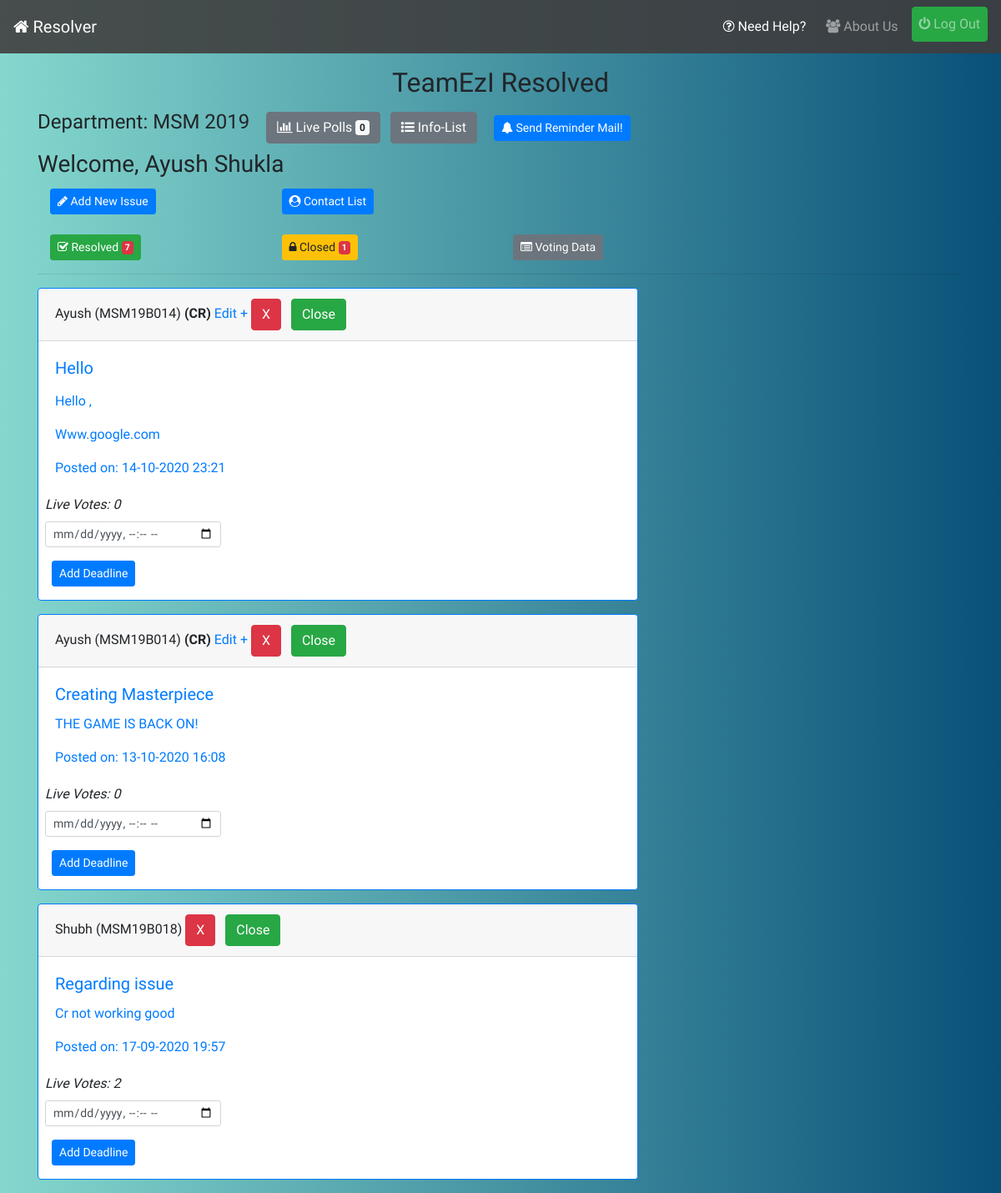
/ (signed in), run on the app's committed database.
### profiles/models.py (models this page shows, shortened)
class User(AbstractUser):
    pass

class UserInfo(models.Model):
    user = models.OneToOneField(User,on_delete=models.CASCADE,related_name='info')
    is_cr = models.BooleanField(default=False)
    department = models.CharField(max_length=20)
    join_year = models.CharField(max_length=4)
    institute = models.ForeignKey(Institute,on_delete=models.CASCADE,related_name='allusers')
    registered_on = models.DateTimeField(auto_now_add=True)
    total_upvotes = models.IntegerField(default=0)
    total_downvotes = models.IntegerField(default=0)
    total_novotes = models.IntegerField(default=0)
    class Meta:
        ordering = ['-total_upvotes','-total_downvotes','-total_novotes']

### reporter/models.py (models this page shows, shortened)
class Report(models.Model):
    user = models.ForeignKey(UserInfo,on_delete=models.CASCADE,blank=True)
    title = models.CharField('Subject',max_length=56)
    content = models.TextField('Issue')
    department = models.CharField(max_length=20,blank=True)
    year = models.CharField(max_length=4,blank=True)
    timestamp = models.DateTimeField(auto_now_add=True)
    updated = models.DateTimeField(auto_now=True)
    active = models.BooleanField(default=True)
    resolved = models.BooleanField(default=False)
    cr_line = models.CharField(max_length=256,null=True,blank=True)
    upvotes = models.IntegerField(default=0)
    downvotes = models.IntegerField(default=0)
    deadline = models.DateTimeField(null=True)
    class Meta:
        ordering = ['-timestamp']

### reporter/views.py (the view)
# urls.py: path('',views.index_view,name='index'),
def index_view(request):
    qs = []
    form = DeadlineForm()
    if request.user.is_authenticated:
        qs = Report.objects.filter(active=True,department=request.user.info.department,year=request.user.info.join_year,resolved=False)
    return render(request,'reporter/index.html',{'issue_list':qs,'form':form})

### reporter/forms.py
class DeadlineForm(forms.ModelForm):
    class Meta:
        model = Report
        fields = ['deadline']
        widgets = {
            'deadline': forms.DateTimeInput(attrs={'type':'datetime-local','class': 'form-control-sm'})
        }
        labels = {
            'deadline': ''
        }

### infolist/context-processors.py (called while the page is built)
def pending_info_list_context(request):
    if request.user.is_superuser:
        return {}
    pending = -1
    if request.user.is_authenticated:
        pending = InfoList.objects.filter(department=request.user.info.department,year=request.user.info.join_year,approved=False).count()
    return {"pending_info_list":pending}

### reporter/context-processors.py (called while the page is built)
def pending_issue_list_context(request):
    if request.user.is_superuser:
        return {}
    pending=-1
    if request.user.is_authenticated:
        pending = Report.objects.filter(active=False,department=request.user.info.department,year=request.user.info.join_year,resolved=False).count()
    return {"pending_issue_count":pending}

def resolved_issue_list_context(request):
    if request.user.is_superuser:
        return {}
    resolved=-1
    if request.user.is_authenticated:
        resolved = Report.objects.filter(active=False,department=request.user.info.department,year=request.user.info.join_year,resolved=True).count()
    return {"resolved_issue_count":resolved}

def pending_contact_list_context(request):
    if request.user.is_superuser:
        return {}
    pending=-1
    if request.user.is_authenticated:
        pending = ContactList.objects.filter(department=request.user.info.department,year=request.user.info.join_year,approved=False).count()
    return {"pending_contact_count":pending}

def live_polls_count_context(request):
    if request.user.is_superuser:
        return {}
    count = -1
    if request.user.is_authenticated:
        count = Poll.objects.filter(active=True,department=request.user.info.department,join=request.user.info.join_year).count()
    return {"live_polls_count":count}

### reporter/templates/reporter/index.html (shortened to what this page needs)
{% extends 'base.html' %}
{% load static %}
{% load crispy_forms_tags %}
{% load mathfilters %}
{% block content %}
<div>
    {% if request.user.is_authenticated %}
    <h2 class="mt-3 text-center">TeamEzI Resolved</h2>
    {% endif %}
    {% if request.user.is_authenticated %}
    <h4 class="inline-block">Department: {{request.user.info.department|upper}} {{request.user.info.join_year}}</h4>
    <a class="btn btn-secondary ml-3 mt-2" href="{% url 'polling:list' %}"><i class="fa fa-bar-chart"></i> Live Polls <span class="badge badge-light">{{live_polls_count}}</span></a>
    <a href="{% url 'infolist:list' %}" class="btn btn-secondary ml-2 mt-2"><i class="fa fa-list-ul"></i> Info-List</a>
    {% if request.user.info.is_cr and request.user.info.department == "msm" %}
    <button type="button" class="btn btn-primary btn-sm ml-3 mt-2" data-toggle="modal" data-target="#reminderModal"><i class="fa fa-bell"></i> Send Reminder Mail!</button>
    {% endif %}
    <h3 class="mt-2">Welcome, {{request.user.first_name}} {{request.user.last_name}}</h3>
    <div class="container">
        <div class="row mb-3">
            <div class="col-sm-6 col-lg-3 mt-1">
                <a class="btn btn-primary btn-sm" href="{% url 'reporter:issue-form' %}"><i class="fa fa-pencil"></i> Add New Issue</a>
            </div>
            <div class="col-sm-6 col-lg-6 mt-1">
                <a class="btn btn-primary btn-sm" href="{% url 'reporter:contact-list' %}"><i class="fa fa-user-circle"></i> Contact List</a>
            </div>
        </div>
        <div class="row">
            <div class="col-sm-6 col-lg-3 mt-2">
                <a class="btn btn-success btn-sm" href="{% url 'reporter:resolved' %}"><i class="fa fa-check-square-o"></i> Resolved <span class="badge badge-danger">{{resolved_issue_count}}</span></a>
            </div>
            {% if request.user.info.is_cr %}
            <div class="col-sm-6 col-lg-3 mt-2">
                <a class="btn btn-warning btn-sm" href="{% url 'reporter:close-stage' %}"><i class="fa fa-lock"></i> Closed <span class="badge badge-danger">{{pending_issue_count}}</span></a>
            </div>
            <div class="col-sm-6 col-lg-3 mt-2">
                <a class="btn btn-secondary btn-sm" href="{% url 'reporter:voted-list' %}"><i class="fa fa-list-alt"></i> Voting Data</a>
            </div>
            {% endif %}
        </div>
    </div>
    <hr>
    {% for issue in issue_list %}
    <div class="card border-primary mb-3" style="max-width: 45rem;">
        <div class="card-header">{{issue.user.user.first_name}} ({{issue.user.user.username|upper}}) {% if issue.user.is_cr %}<strong>(CR)</strong>{% endif %}{% if request.user == issue.user.user %} <a href="{% url 'reporter:edit' issue.id %}">Edit +</a>{% endif %} {% if request.user.info.is_cr or request.user == issue.user.user %}<button type="button" class="btn btn-danger" data-toggle="modal" data-target="#deleteModal">X</button>{% endif %}{% if request.user.info.is_cr %} <a class="btn btn-success ml-2" href="{% url 'reporter:close-issue' issue.id %}">Close</a> {% endif %}</div>
        <div class="card-body text-primary">
            <h5 class="card-title">{{issue.title}}</h5>
            <p class="card-text" >{{issue.content|safe}}</p>
          <p class="card-text">Posted on: {{issue.timestamp|date:'d-m-Y H:i'}}</p>
        </div>
        {% if request.user.info.is_cr %}
            {% with upvote=issue.upvotes|abs downvote=issue.downvotes|abs %}
            <span class="ml-2"><em>Live Votes: {{upvote|add:downvote}}</em></span>
            {% endwith %}
        {% endif %}
        {% if issue.deadline %}
            <p class="deadline-date ml-2"><em>Deadline: </em>{{issue.deadline}}</p>
            {% if request.user.info.is_cr %}
            <p class="ml-3"><a class="btn btn-danger btn-sm" href="{% url 'reporter:remove-deadline' issue.id %}">Remove Deadline</a></p>
            {% endif %}
        {% else %}
            {% if request.user.info.is_cr %}
                <div class="row">
                    <div class="col-lg-4 col-md-6 col-sm-8  ">
                        <div class=" ml-2 mt-2 pb-3 deadline">
                            <form action="{% url 'reporter:add-deadline' %}" method="post">
                                {{form|crispy}}
                                <input class="ml-2 btn btn-primary btn-sm" type="submit" value="Add Deadline">
                            </form>
                        </div>
                    </div>
                </div>
            {% endif %}
        {% endif %}
    </div>
    {% empty %}
    <p class="lead">Woohoo, No Active Issues!</p>
    {% endfor %}
    {% endif %}
</div>
{% endblock %}

### static/css/style.css (style rules this page uses)
body { background: #085078; background: -webkit-linear-gradient(to right, #85D8CE, #085078); background: linear-gradient(to right, #85D8CE, #085078); font-family: 'Ubuntu', sans-serif; }
.inline-block { display: inline-block; }

### data on the page
User: user.info.department "MSM", user.info.join_year "2019", user.first_name "Ayush", user.last_name "Shukla"
Report: user.user.first_name "Ayush", user.user.username "MSM19B014", shows "(CR)", shows "Edit +", title "Hello", content "Hello , Www.google.com", timestamp "14-10-2020 23:21", value "0"
Report: user.user.first_name "Ayush", user.user.username "MSM19B014", shows "(CR)", shows "Edit +", title "Creating Masterpiece", content "THE GAME IS BACK ON!", timestamp "13-10-2020 16:08", value "0"
Report: user.user.first_name "Shubh", user.user.username "MSM19B018", title "Regarding issue", content "Cr not working good", timestamp "17-09-2020 19:57", value "2"

### other printed values
{{ live_polls_count }} "0"
{{ resolved_issue_count }} "7"
{{ pending_issue_count }} "1"
